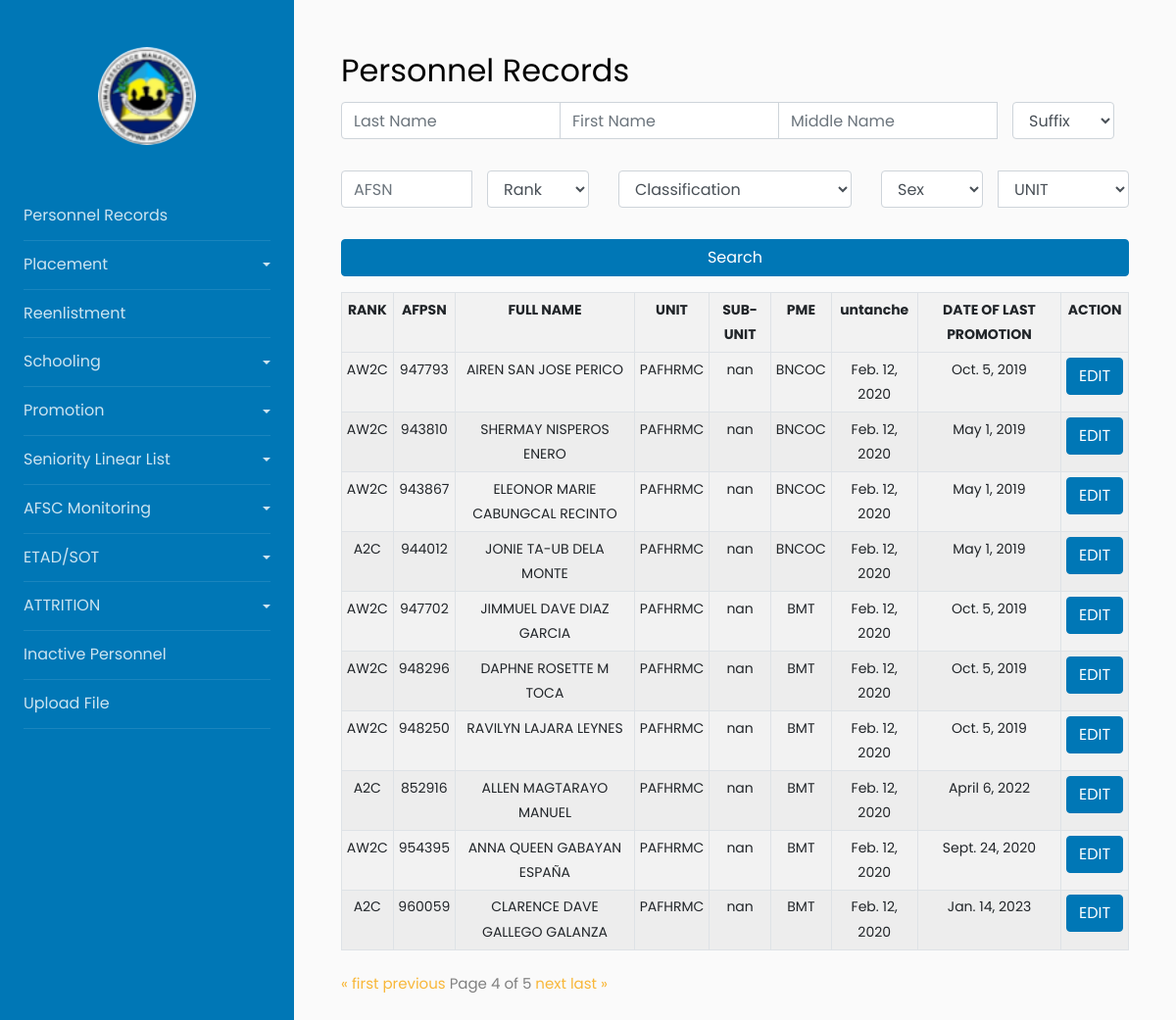
/?page=4, run on the app's committed database.
### myapp/models.py (models this page shows, shortened)
class PersonnelItem(models.Model):
    RANK = models.CharField(max_length=200)
    LAST_NAME = models.CharField(max_length=200)
    FIRST_NAME = models.CharField(max_length=200)
    MIDDLE_NAME = models.CharField(max_length=200)
    EXTENSION_NAME = models.CharField(max_length=200, blank=True, null=True)
    SERIAL_NUMBER = models.CharField(max_length=200)
    BOS = models.CharField(max_length=200)
    SEX = models.CharField(max_length=10)
    BIRTHDAY = models.DateField(blank=True, null=True)
    CONTACT_NUMBER = models.CharField(max_length=200, blank=True, null=True)
    ADDRESS = models.CharField(max_length=200, blank=True, null=True)
    CLASSIFICATION = models.CharField(max_length=200)
    CATEGORY = models.CharField(max_length=200)
    SOURCE_OF_ENLISTMENT_COMMISION =models.CharField(max_length=200)
    PILOT_RATED_NON_RATED = models.CharField(max_length=200, blank=True, null=True)
    AFSC = models.CharField(max_length=200, blank=True, null=True)
    HIGHEST_PME_COURSES = models.CharField(max_length=200, blank=True, null=True)
    EFFECTIVE_DATE_APPOINTMENT = models.DateField()
    EFFECTIVE_DATE_ENTERED = models.DateField()
    DATE_LAST_PROMOTION_APPOINTMENT = models.DateField(blank=True, null=True)
    UNIT = models.CharField(max_length=200, blank=True, null=True)
    SUB_UNIT = models.CharField(max_length=200, blank=True, null=True)
    DATE_FIRST_TRANCHE_REENLISTMENT = models.DateField( blank=True, null=True)
    DATE_SECOND_TRANCHE_REENLISTMENT = models.DateField( blank=True, null=True)

### myapp/views.py (the view)
# urls.py: path('', views.index, name='index'),
def index(request):
    last_name_query = request.GET.get('last_name')
    first_name_query = request.GET.get('first_name')
    middle_name_query = request.GET.get('middle_name')
    suffix_query = request.GET.get('suffix')
    afsn_query = request.GET.get('afsn')
    rank_query = request.GET.get('rank')
    classification_query = request.GET.get('classification')
    sex_query = request.GET.get('sex')
    unit_query = request.GET.get('unit')
    filters = Q()
    if last_name_query:
        filters &= Q(LAST_NAME__icontains=last_name_query)
    if first_name_query:
        filters &= Q(FIRST_NAME__icontains=first_name_query)
    if middle_name_query:
        filters &= Q(MIDDLE_NAME__icontains=middle_name_query)
    if suffix_query and suffix_query != "Suffix":
        filters &= Q(EXTENSION_NAME__icontains=suffix_query)
    if afsn_query:
        filters &= Q(SERIAL_NUMBER__icontains=afsn_query)  # Change this to 'SERIAL_NUMBER'
    if rank_query and rank_query != "Rank":
        filters &= Q(RANK__icontains=rank_query)
    if classification_query and classification_query != "Classification":
        filters &= Q(CLASSIFICATION__icontains=classification_query)
    if sex_query and sex_query != "Sex":
        filters &= Q(SEX__icontains=sex_query)
    if unit_query:
        filters &= Q(UNIT__icontains=unit_query)
    persons = PersonnelItem.objects.filter(filters)
    paginator = Paginator(persons, 10)
    page_num = request.GET.get("page")
    persons = paginator.get_page(page_num)
    return render(request, 'myapp/index.html', {
        'persons': persons,
        'last_name_query': last_name_query,
        'first_name_query': first_name_query,
        'middle_name_query': middle_name_query,
        'suffix_query': suffix_query,
        'afsn_query': afsn_query,
        'rank_query': rank_query,
        'classification_query': classification_query,
        'sex_query': sex_query,
        'unit_query': unit_query,
    })

### myapp/templates/myapp/index.html (shortened to what this page needs)
{% extends 'Base/base.html' %}
{% block content %}
<h2>Personnel Records</h2>
{% include 'myapp/searchforms.html' %}
{% include 'myapp/tablewithPaginator.html' %}
{% endblock %}

### myapp/templates/myapp/tablewithPaginator.html (shortened to what this page needs)
     <table class="table table-responsive-sm table-bordered table-striped table-sm">
      <tr>
          <th>RANK</th>
          <th>AFPSN</th>
          <th>FULL NAME</th>
          <th>UNIT</th>
          <th>SUB-UNIT</th>
          <th>PME</th>
          <th>untanche</th>
          <th>DATE OF LAST PROMOTION</th>
          <th>ACTION</th>
      </tr>
      {% for person in persons %}
      <tr>
        <td>{{ person.RANK }}</td>
        <td>{{ person.SERIAL_NUMBER }}</td>
        <td>{{ person.FIRST_NAME}} {{person.MIDDLE_NAME}} {{person.LAST_NAME}}</td>
        <td>{{ person.UNIT }}</td>
        <td>{{ person.SUB_UNIT }}</td>
        <td>{{ person.HIGHEST_PME_COURSES }}</td>
        <td>{{ person.DATE_FIRST_TRANCHE_REENLISTMENT }}</td>
        <td>{{ person.DATE_LAST_PROMOTION_APPOINTMENT }}</td>
        <td>
        <button
                class="btn btn-primary openModalButton"
                data-rank="{{ person.RANK }}"
                data-lastname="{{ person.LAST_NAME }}"
                data-firstname="{{ person.FIRST_NAME }}"
                data-middlename="{{ person.MIDDLE_NAME }}"
                data-suffix="{{ person.EXTENSION_NAME }}"
                data-afpsn="{{ person.SERIAL_NUMBER }}"
                data-unit="{{ person.UNIT }}"
                data-subunit="{{ person.SUB_UNIT }}"
                data-birthday="{{ person.BIRTHDAY|date:'d-b-Y' }}"
                data-contactnumber="{{ person.CONTACT_NUMBER }}"
                data-sex="{{ person.SEX }}"
                data-address="{{ person.ADDRESS }}"
                data-classification="{{ person.CLASSIFICATION }}"
                data-sourceofenlistmentcommission="{{ person.SOURCE_OF_ENLISTMENT_COMMISION }}"
                data-category="{{ person.CATEGORY }}"
                data-afsc="{{ person.AFSC }}"
                data-hpme="{{ person.HIGHEST_PME_COURSES }}"
                data-dateenteredmilitary="{{ person.EFFECTIVE_DATE_ENTERED|date:'d-b-Y' }}"
                data-lengthofservice="{{ person.LENGTH_OF_SERVICE }}"
                data-unaTranche="{{ person.DATE_FIRST_TRANCHE_REENLISTMENT|date:'Y-m-d' }}"
                data-dosTranche="{{ person.DATE_SECOND_TRANCHE_REENLISTMENT|date:'Y-m-d' }}"
                data-dateoflastetadsot="{{ person.DATE_SECOND_TRANCHE_REENLISTMENT|date:'Y-m-d' }}"
                data-pilotrating="{{ person.PILOT_RATED_NON_RATED }}"
                data-promotion="{{ person.DATE_LAST_PROMOTION_APPOINTMENT|date:'Y-m-d' }}"
                data-dateofcommissionship="{{ person.DATE_LAST_PROMOTION_APPOINTMENT|date:'d-b-Y' }}"
                data-toggle="modal"
                data-target="#myModal">EDIT</button>
        </td>
    </tr>
      {% endfor %}
  </table>
  {% include 'modals/updateModal.html' %}
  <div class="pagination">
    <span class="step-links">
        {% if persons.has_previous %}
            <a href="?page=1">&laquo; first</a>
            <a href="?page={{ persons.previous_page_number }}">previous</a>
        {% endif %}
        <span class="current">
            Page {{ persons.number }} of {{ persons.paginator.num_pages }}
        </span>
        {% if persons.has_next %}
            <a href="?page={{ persons.next_page_number }}">next</a>
            <a href="?page={{ persons.paginator.num_pages }}">last &raquo;</a>
        {% endif %}
    </span>
  </div>

### data on the page
PersonnelItem: RANK "AW2C", SERIAL_NUMBER "947793", FIRST_NAME "AIREN", MIDDLE_NAME "SAN JOSE", LAST_NAME "PERICO", UNIT "PAFHRMC", SUB_UNIT "nan", HIGHEST_PME_COURSES "BNCOC", DATE_FIRST_TRANCHE_REENLISTMENT "Feb. 12, 2020", DATE_LAST_PROMOTION_APPOINTMENT "Oct. 5, 2019"
PersonnelItem: RANK "AW2C", SERIAL_NUMBER "943810", FIRST_NAME "SHERMAY", MIDDLE_NAME "NISPEROS", LAST_NAME "ENERO", UNIT "PAFHRMC", SUB_UNIT "nan", HIGHEST_PME_COURSES "BNCOC", DATE_FIRST_TRANCHE_REENLISTMENT "Feb. 12, 2020", DATE_LAST_PROMOTION_APPOINTMENT "May 1, 2019"
PersonnelItem: RANK "AW2C", SERIAL_NUMBER "943867", FIRST_NAME "ELEONOR MARIE", MIDDLE_NAME "CABUNGCAL", LAST_NAME "RECINTO", UNIT "PAFHRMC", SUB_UNIT "nan", HIGHEST_PME_COURSES "BNCOC", DATE_FIRST_TRANCHE_REENLISTMENT "Feb. 12, 2020", DATE_LAST_PROMOTION_APPOINTMENT "May 1, 2019"
PersonnelItem: RANK "A2C", SERIAL_NUMBER "944012", FIRST_NAME "JONIE", MIDDLE_NAME "TA-UB", LAST_NAME "DELA MONTE", UNIT "PAFHRMC", SUB_UNIT "nan", HIGHEST_PME_COURSES "BNCOC", DATE_FIRST_TRANCHE_REENLISTMENT "Feb. 12, 2020", DATE_LAST_PROMOTION_APPOINTMENT "May 1, 2019"
PersonnelItem: RANK "AW2C", SERIAL_NUMBER "947702", FIRST_NAME "JIMMUEL DAVE", MIDDLE_NAME "DIAZ", LAST_NAME "GARCIA", UNIT "PAFHRMC", SUB_UNIT "nan", HIGHEST_PME_COURSES "BMT", DATE_FIRST_TRANCHE_REENLISTMENT "Feb. 12, 2020", DATE_LAST_PROMOTION_APPOINTMENT "Oct. 5, 2019"
PersonnelItem: RANK "AW2C", SERIAL_NUMBER "948296", FIRST_NAME "DAPHNE ROSETTE", MIDDLE_NAME "M", LAST_NAME "TOCA", UNIT "PAFHRMC", SUB_UNIT "nan", HIGHEST_PME_COURSES "BMT", DATE_FIRST_TRANCHE_REENLISTMENT "Feb. 12, 2020", DATE_LAST_PROMOTION_APPOINTMENT "Oct. 5, 2019"
PersonnelItem: RANK "AW2C", SERIAL_NUMBER "948250", FIRST_NAME "RAVILYN", MIDDLE_NAME "LAJARA", LAST_NAME "LEYNES", UNIT "PAFHRMC", SUB_UNIT "nan", HIGHEST_PME_COURSES "BMT", DATE_FIRST_TRANCHE_REENLISTMENT "Feb. 12, 2020", DATE_LAST_PROMOTION_APPOINTMENT "Oct. 5, 2019"
PersonnelItem: RANK "A2C", SERIAL_NUMBER "852916", FIRST_NAME "ALLEN", MIDDLE_NAME "MAGTARAYO", LAST_NAME "MANUEL", UNIT "PAFHRMC", SUB_UNIT "nan", HIGHEST_PME_COURSES "BMT", DATE_FIRST_TRANCHE_REENLISTMENT "Feb. 12, 2020", DATE_LAST_PROMOTION_APPOINTMENT "April 6, 2022"
PersonnelItem: RANK "AW2C", SERIAL_NUMBER "954395", FIRST_NAME "ANNA QUEEN", MIDDLE_NAME "GABAYAN", LAST_NAME "ESPAÑA", UNIT "PAFHRMC", SUB_UNIT "nan", HIGHEST_PME_COURSES "BMT", DATE_FIRST_TRANCHE_REENLISTMENT "Feb. 12, 2020", DATE_LAST_PROMOTION_APPOINTMENT "Sept. 24, 2020"
PersonnelItem: RANK "A2C", SERIAL_NUMBER "960059", FIRST_NAME "CLARENCE DAVE", MIDDLE_NAME "GALLEGO", LAST_NAME "GALANZA", UNIT "PAFHRMC", SUB_UNIT "nan", HIGHEST_PME_COURSES "BMT", DATE_FIRST_TRANCHE_REENLISTMENT "Feb. 12, 2020", DATE_LAST_PROMOTION_APPOINTMENT "Jan. 14, 2023"

### other printed values
{{ persons.number }} "4"
{{ persons.paginator.num_pages }} "5"
